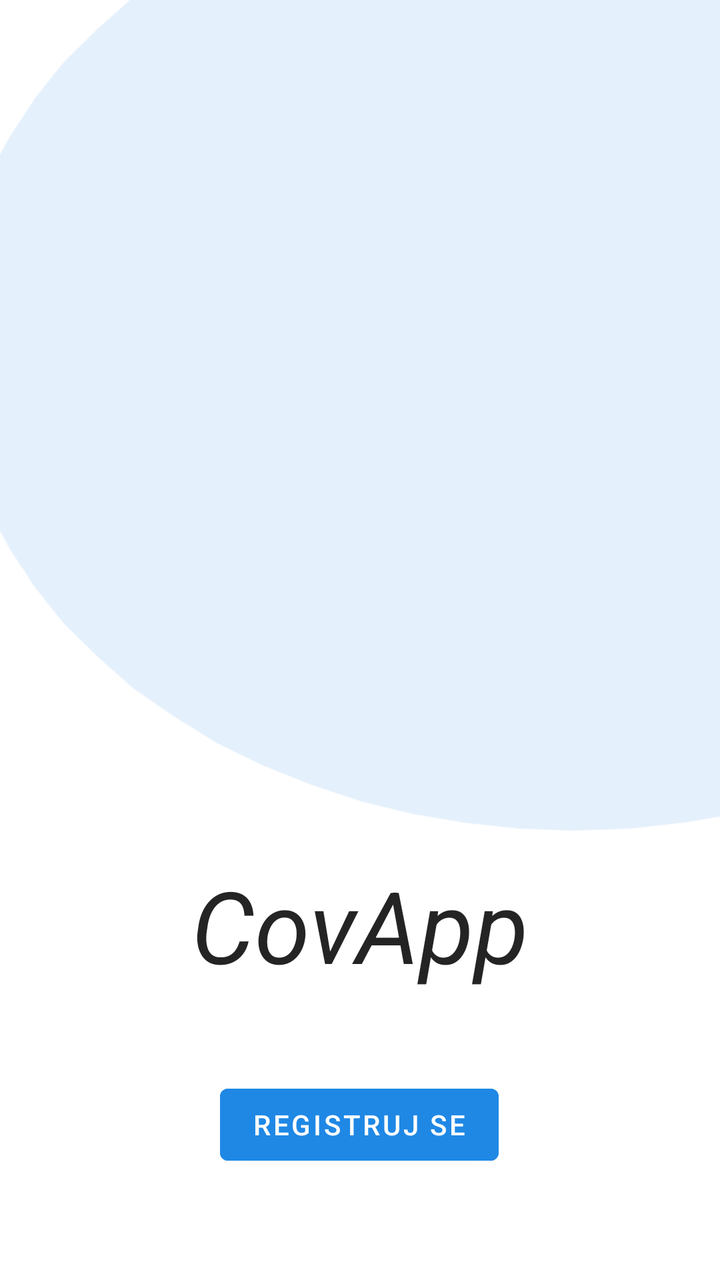
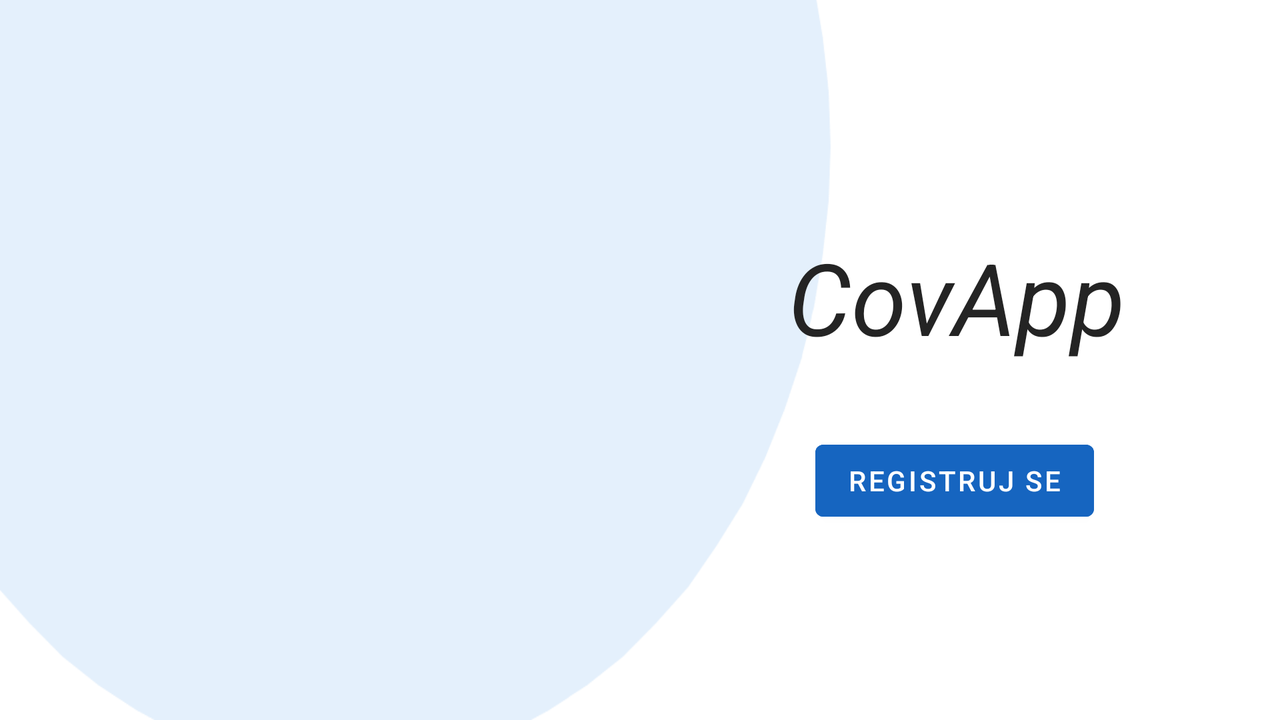

The same Android screen from two of the app's own layout files: first res/layout/ as a phone draws it, then the repository's variant for another configuration, drawn on a device whose configuration selects that folder. Both files follow.
<!-- AndroidManifest.xml: application theme Theme.CovApp -->
<!-- res/layout/fragment_home.xml -->
<?xml version="1.0" encoding="utf-8"?>
<androidx.constraintlayout.widget.ConstraintLayout xmlns:android="http://schemas.android.com/apk/res/android"
    xmlns:app="http://schemas.android.com/apk/res-auto"
    xmlns:tools="http://schemas.android.com/tools"
    android:layout_width="match_parent"
    android:layout_height="match_parent"

    android:background="@drawable/background_img"
    android:paddingTop="?attr/actionBarSize"
    tools:context=".ui.home.HomeFragment">


    <ImageView
        android:id="@+id/imageView"
        android:layout_width="0dp"
        android:layout_height="0dp"
        android:src="@drawable/vaccine"
        app:layout_constraintBottom_toTopOf="@+id/textView"
        app:layout_constraintEnd_toEndOf="parent"
        app:layout_constraintHorizontal_bias="0.0"
        app:layout_constraintStart_toStartOf="parent"
        app:layout_constraintTop_toTopOf="parent"
        app:layout_constraintVertical_bias="0.0">

    </ImageView>

    <TextView
        android:id="@+id/textView"
        android:layout_width="wrap_content"
        android:layout_height="wrap_content"
        android:text="@string/app_name"
        android:textColor="@color/gray"
        android:textSize="50sp"
        android:textStyle="normal|italic"
        app:layout_constraintBottom_toTopOf="@+id/btn_toPersonal"
        app:layout_constraintEnd_toEndOf="parent"
        app:layout_constraintStart_toStartOf="parent"
        app:layout_constraintTop_toTopOf="parent"
        app:layout_constraintVertical_bias="0.897">

    </TextView>

    <Button
        android:id="@+id/btn_toPersonal"
        android:layout_width="wrap_content"
        android:layout_height="wrap_content"
        android:backgroundTint="@color/blue_lighter"
        android:text="@string/registration"
        app:layout_constraintBottom_toBottomOf="parent"
        app:layout_constraintEnd_toEndOf="parent"
        app:layout_constraintHorizontal_bias="0.498"
        app:layout_constraintStart_toStartOf="parent"
        app:layout_constraintTop_toTopOf="parent"
        app:layout_constraintVertical_bias="0.90"></Button>


</androidx.constraintlayout.widget.ConstraintLayout>
<!-- resources referenced by this layout -->
<resources>
  <color name="blue_lighter">#1f88e5</color>
  <color name="gray">#242424</color>
  <!-- drawable background_img (drawable-v24) -->
  <?xml version="1.0" encoding="utf-8"?>
  <bitmap xmlns:android="http://schemas.android.com/apk/res/android"
      android:src="@drawable/background"
      android:tileMode="disabled"
      android:dither="true">
  
  </bitmap>
  <string name="app_name">CovApp</string>
  <string name="registration">Registruj se</string>
  <style name="Theme.CovApp" parent="Theme.MaterialComponents.DayNight.DarkActionBar">
          
          <item name="colorPrimary">@color/blue_lighter</item>
          <item name="colorPrimaryVariant">@color/blue_darker</item>
          <item name="colorOnPrimary">@color/white</item>
          
          <item name="colorSecondary">@color/teal_200</item>
          <item name="colorSecondaryVariant">@color/teal_700</item>
          <item name="colorOnSecondary">@color/black</item>
          
          <item name="android:statusBarColor" tools:targetApi="l">?attr/colorPrimaryVariant</item>
          
      </style>
  <!-- drawable background: png bitmap (drawable-v24, 7613 bytes) -->
  <color name="blue_darker">#1665c0</color>
  <color name="white">#FFFFFFFF</color>
  <color name="teal_200">#FF03DAC5</color>
  <color name="teal_700">#FF018786</color>
  <color name="black">#FF000000</color>
</resources>
<!-- res/layout-land/fragment_home.xml (the repository's variant of the layout above) -->
<!-- drawn on the phone turned sideways -->
<?xml version="1.0" encoding="utf-8"?>
<androidx.constraintlayout.widget.ConstraintLayout xmlns:android="http://schemas.android.com/apk/res/android"
    xmlns:app="http://schemas.android.com/apk/res-auto"
    xmlns:tools="http://schemas.android.com/tools"
    android:layout_width="match_parent"
    android:layout_height="match_parent"
    android:background="@drawable/background_img_r"
    tools:context=".ui.home.HomeFragment">


    <ImageView
        android:id="@+id/imageView"
        android:layout_width="267sp"
        android:layout_height="299dp"
        android:src="@drawable/vaccine"
        app:layout_constraintBottom_toBottomOf="parent"
        app:layout_constraintEnd_toEndOf="parent"
        app:layout_constraintHorizontal_bias="0.2"
        app:layout_constraintStart_toStartOf="parent"
        app:layout_constraintTop_toTopOf="parent"
        app:layout_constraintVertical_bias="0.589">

    </ImageView>

    <TextView
        android:id="@+id/textView"
        android:layout_width="wrap_content"
        android:layout_height="wrap_content"
        android:text="@string/app_name"
        android:textColor="@color/gray"
        android:textSize="50sp"
        android:textStyle="normal|italic"
        app:layout_constraintBottom_toBottomOf="parent"
        app:layout_constraintEnd_toEndOf="parent"
        app:layout_constraintHorizontal_bias="0.836"
        app:layout_constraintStart_toStartOf="parent"
        app:layout_constraintTop_toTopOf="parent"
        app:layout_constraintVertical_bias="0.392">

    </TextView>

    <Button
        android:id="@+id/btn_toPersonal"
        android:layout_width="wrap_content"
        android:layout_height="wrap_content"
        android:backgroundTint="@color/blue_darker"
        android:text="@string/registration"
        app:layout_constraintBottom_toBottomOf="parent"
        app:layout_constraintEnd_toEndOf="parent"
        app:layout_constraintHorizontal_bias="0.814"
        app:layout_constraintStart_toStartOf="parent"
        app:layout_constraintTop_toBottomOf="@+id/textView"
        app:layout_constraintVertical_bias="0.267"></Button>


</androidx.constraintlayout.widget.ConstraintLayout>
<!-- resources referenced by the variant -->
<!-- as the phone turned sideways resolves them -->
<resources>
  <color name="blue_darker">#1665c0</color>
  <color name="gray">#242424</color>
  <!-- drawable background_img_r (drawable-v24) -->
  <?xml version="1.0" encoding="utf-8"?>
  <bitmap xmlns:android="http://schemas.android.com/apk/res/android"
      android:src="@drawable/background_r"
      android:tileMode="disabled"
      android:dither="true">
  
  </bitmap>
  <string name="app_name">CovApp</string>
  <string name="registration">Registruj se</string>
  <style name="Theme.CovApp" parent="Theme.MaterialComponents.DayNight.DarkActionBar">
          
          <item name="colorPrimary">@color/blue_lighter</item>
          <item name="colorPrimaryVariant">@color/blue_darker</item>
          <item name="colorOnPrimary">@color/white</item>
          
          <item name="colorSecondary">@color/teal_200</item>
          <item name="colorSecondaryVariant">@color/teal_700</item>
          <item name="colorOnSecondary">@color/black</item>
          
          <item name="android:statusBarColor" tools:targetApi="l">?attr/colorPrimaryVariant</item>
          
      </style>
  <!-- drawable background_r: png bitmap (drawable-v24, 6608 bytes) -->
  <color name="blue_lighter">#1f88e5</color>
  <color name="white">#FFFFFFFF</color>
  <color name="teal_200">#FF03DAC5</color>
  <color name="teal_700">#FF018786</color>
  <color name="black">#FF000000</color>
</resources>
